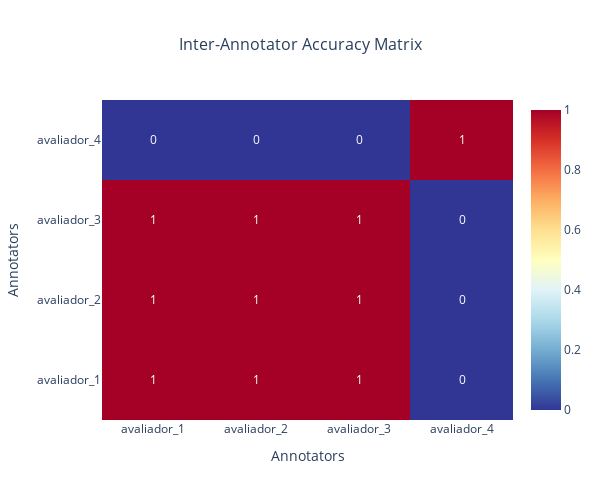

The notebook cell saved with this chart:
### Code cell
# =============================================================================
# VISUALIZATION 1: Accuracy Heatmap
# =============================================================================

print("1. Inter-Annotator Accuracy Matrix")
fig1 = go.Figure(data=go.Heatmap(z=accuracy_matrix.values, x=accuracy_matrix.columns, y=accuracy_matrix.index, colorscale="RdYlBu_r", zmin=0, zmax=1, text=accuracy_matrix.round(3).values, texttemplate="%{text}", textfont={"size": 12}, showscale=True))

fig1.update_layout(title={"text": "Inter-Annotator Accuracy Matrix", "x": 0.5, "font": {"size": 16}}, xaxis_title="Annotators", yaxis_title="Annotators", height=500, width=600)

fig1.show()

# Save the figure
fig1.write_html(images_path / "03_iaa_accuracy_heatmap.html")
fig1.write_image(images_path / "03_iaa_accuracy_heatmap.png", width=600, height=500, scale=3)
print(f"Saved: 03_iaa_accuracy_heatmap.html and .png")

### Figure 1 — Plotly figure (JSON) as saved in the notebook; plotly's stock layout.template omitted (floating-point values rounded to 4 significant figures)
{"data": [{"colorscale": [[0, "rgb(49,54,149)"], [0.1, "rgb(69,117,180)"], [0.2, "rgb(116,173,209)"], [0.3, "rgb(171,217,233)"], [0.4, "rgb(224,243,248)"], [0.5, "rgb(255,255,191)"], [0.6, "rgb(254,224,144)"], [0.7, "rgb(253,174,97)"], [0.8, "rgb(244,109,67)"], [0.9, "rgb(215,48,39)"], [1, "rgb(165,0,38)"]], "showscale": true, "text": [[1.0, 1.0, 1.0, 0.0], [1.0, 1.0, 1.0, 0.0], [1.0, 1.0, 1.0, 0.0], [0.0, 0.0, 0.0, 1.0]], "textfont": {"size": 12}, "texttemplate": "%{text}", "type": "heatmap", "x": ["avaliador_1", "avaliador_2", "avaliador_3", "avaliador_4"], "y": ["avaliador_1", "avaliador_2", "avaliador_3", "avaliador_4"], "z": [[1.0, 1.0, 1.0, 0.0], [1.0, 1.0, 1.0, 0.0], [1.0, 1.0, 1.0, 0.0], [0.0, 0.0, 0.0, 1.0]], "zmax": 1, "zmin": 0}], "layout": {"height": 500, "title": {"font": {"size": 16}, "text": "Inter-Annotator Accuracy Matrix", "x": 0.5}, "width": 600, "xaxis": {"title": {"text": "Annotators"}}, "yaxis": {"title": {"text": "Annotators"}}}}
